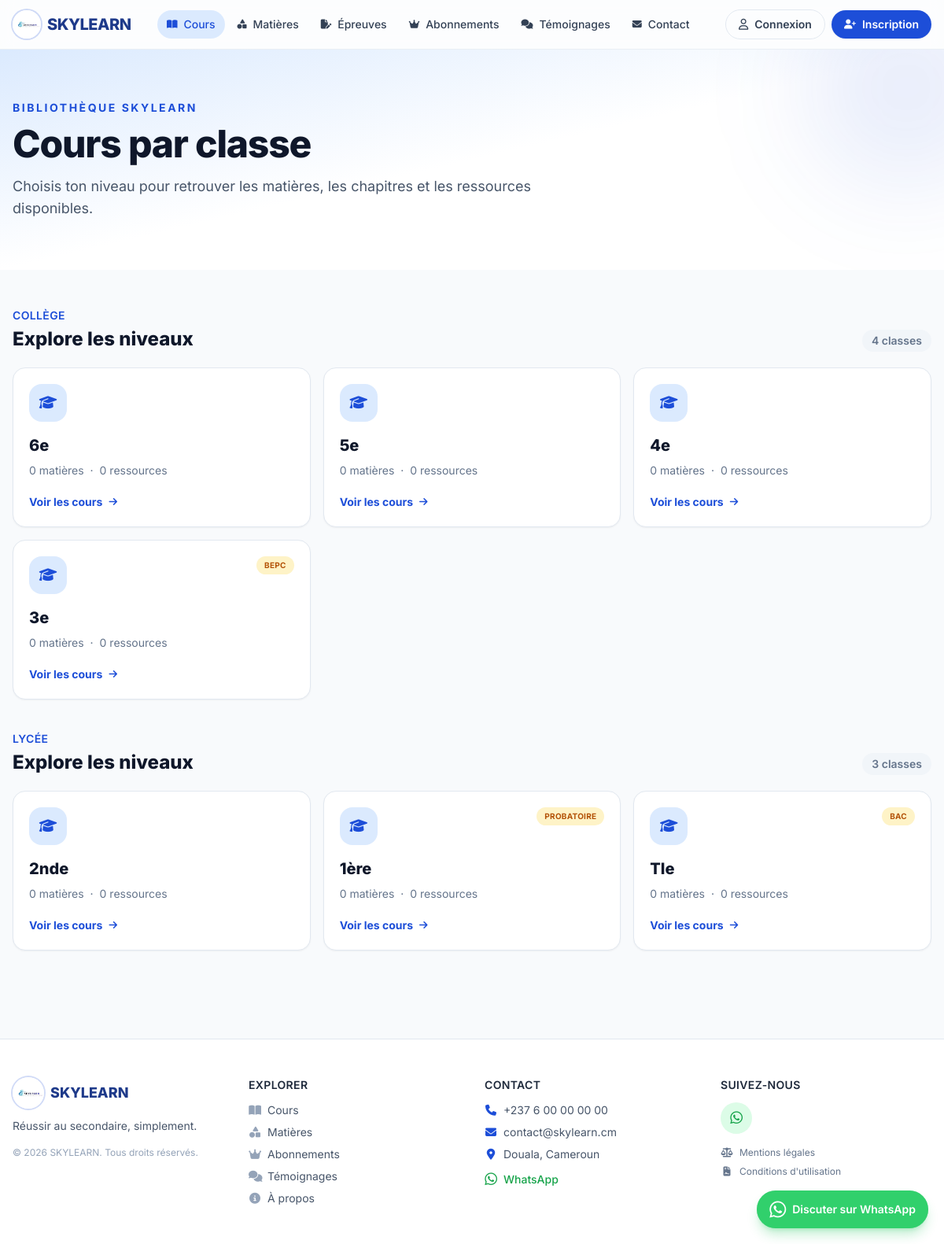
Screenshot of /courses with the database file from the repository.
### tables this page shows
CREATE TABLE classes (
  id          SMALLINT UNSIGNED NOT NULL AUTO_INCREMENT,
  name        VARCHAR(40)  NOT NULL,               
  slug        VARCHAR(40)  NOT NULL,
  cycle       ENUM('college','lycee') NOT NULL,
  exam        ENUM('BEPC','PROBATOIRE','BAC') NULL,  
  position    SMALLINT UNSIGNED NOT NULL DEFAULT 0,
  is_active   TINYINT(1)   NOT NULL DEFAULT 1,
  PRIMARY KEY (id),
  UNIQUE KEY uq_classes_slug (slug)
);

### core/Controller.php (called while the page is built, shortened)
<?php
abstract class Controller
{
    protected function render(string $view, array $data = [], string $layout = 'main'): void
    {
        extract($data, EXTR_SKIP);
        require BASE_PATH . "/view/$view.php";
    }
}

### controller/ContentController.php (called while the page is built, shortened)
<?php
class ContentController extends Controller
{
    public function index(): void
    {
        $db = Database::pdo();
        $classes = $db->query(
            "SELECT c.id, c.name, c.slug, c.cycle, c.exam,
                    COUNT(DISTINCT s.id) AS subject_count,
                    COUNT(DISTINCT ch.id) AS chapter_count,
                    COUNT(DISTINCT content.id) AS content_count
             FROM classes c
             LEFT JOIN subjects s ON s.class_id = c.id AND s.is_active = 1
             LEFT JOIN chapters ch ON ch.subject_id = s.id AND ch.is_active = 1
             LEFT JOIN contents content ON content.chapter_id = ch.id AND content.is_published = 1
             WHERE c.is_active = 1
             GROUP BY c.id, c.name, c.slug, c.cycle, c.exam, c.position
             ORDER BY c.position"
        )->fetchAll();
        $this->render('pages/courses', [
            'title'   => 'Cours par classe',
            'classes' => $classes,
        ]);
    }
}

### public/index.php (called while the page is built, shortened)
<?php
require BASE_PATH . '/core/helpers.php';
$config = require BASE_PATH . '/config/app.php';
try {
    $router = new Router();
    $router->dispatch($_SERVER['REQUEST_METHOD'], $_SERVER['REQUEST_URI']);
} catch (Throwable $e) {
    $logMessage = '[' . date('c') . '] ' . $e->getMessage() . "\n" . $e->getTraceAsString() . "\n";
    $logFile = BASE_PATH . '/storage/logs/app.log';
    $logDirectory = dirname($logFile);
    if (is_dir($logDirectory) && is_writable($logDirectory)
        && (!file_exists($logFile) || is_writable($logFile))) {
        error_log($logMessage, 3, $logFile);
    } else {
        error_log($logMessage);
    }
    http_response_code(500);
    if ($config['debug']) {
        echo '<pre>' . e($e->getMessage() . "\n" . $e->getTraceAsString()) . '</pre>';
    } else {
        require BASE_PATH . '/view/errors/500.php';
    }
}

### core/helpers.php (called while the page is built, shortened)
<?php
function e(?string $value): string
{
    return htmlspecialchars((string) $value, ENT_QUOTES | ENT_SUBSTITUTE, 'UTF-8');
}
function app_base_path(): string
{
    $documentRoot = realpath($_SERVER['DOCUMENT_ROOT'] ?? '');
    $appRoot = realpath(BASE_PATH);
    $documentRoot = rtrim(str_replace('\\', '/', $documentRoot), '/');
    $appRoot = str_replace('\\', '/', $appRoot);
    if ($appRoot === $documentRoot || !str_starts_with($appRoot, $documentRoot . '/')) {
        return '';
    }
    return '/' . trim(substr($appRoot, strlen($documentRoot)), '/');
}
function url(string $path = ''): string
{
    return app_base_path() . '/' . ltrim($path, '/');
}

### view/pages/courses.php (the view, shortened to what this page needs)
<section class="relative overflow-hidden bg-gradient-to-br from-brand-light via-white to-white">
    <div class="pointer-events-none absolute -right-20 -top-20 h-64 w-64 rounded-full bg-brand/10 blur-3xl"></div>
    <div class="relative mx-auto max-w-7xl px-4 py-14 sm:py-16">
        <p class="text-sm font-bold uppercase tracking-[0.18em] text-brand">Bibliothèque SKYLEARN</p>
        <h1 class="mt-3 text-4xl font-extrabold tracking-tight text-slate-900 sm:text-5xl">Cours par classe</h1>
        <p class="mt-4 max-w-2xl text-lg leading-7 text-slate-600">
            Choisis ton niveau pour retrouver les matières, les chapitres et les ressources disponibles.
        </p>
    </div>
</section>
<section class="mx-auto max-w-7xl px-4 py-12">
    <?php if (empty($classes)): ?>
        <div class="rounded-3xl border border-slate-200 bg-white p-10 text-center shadow-sm">
            <i class="fa-regular fa-folder-open text-4xl text-slate-300" aria-hidden="true"></i>
            <h2 class="mt-4 text-xl font-bold text-slate-900">Aucune classe disponible</h2>
            <p class="mt-2 text-slate-600">Les cours seront publiés ici dès qu’ils seront prêts.</p>
        </div>
    <?php else: ?>
        <?php foreach (['college' => 'Collège', 'lycee' => 'Lycée'] as $cycle => $cycleLabel):
            $cycleClasses = array_values(array_filter($classes, static fn(array $class): bool => $class['cycle'] === $cycle));
        ?>
            <div class="mb-10 last:mb-0">
                <div class="mb-5 flex items-end justify-between gap-4">
                    <div>
                        <p class="text-sm font-semibold uppercase tracking-wide text-brand"><?= e($cycleLabel) ?></p>
                        <h2 class="mt-1 text-2xl font-extrabold text-slate-900">Explore les niveaux</h2>
                    </div>
                    <span class="hidden rounded-full bg-slate-100 px-3 py-1 text-sm font-semibold text-slate-500 sm:inline-flex">
                        <?= count($cycleClasses) ?> classe<?= count($cycleClasses) > 1 ? 's' : '' ?>
                    </span>
                </div>
                <div class="grid gap-4 sm:grid-cols-2 lg:grid-cols-3 xl:grid-cols-4">
                    <?php foreach ($cycleClasses as $class): ?>
                        <a href="<?= e(url('courses/' . rawurlencode((string) $class['slug']))) ?>"
                           class="group rounded-2xl border border-slate-200 bg-white p-5 shadow-sm transition hover:-translate-y-1 hover:border-brand hover:shadow-lg">
                            <div class="flex items-start justify-between gap-3">
                                <span class="flex h-12 w-12 items-center justify-center rounded-2xl bg-brand-light text-brand transition group-hover:bg-brand group-hover:text-white">
                                    <i class="fa-solid fa-graduation-cap text-lg" aria-hidden="true"></i>
                                </span>
                                <?php if (!empty($class['exam'])): ?>
                                    <span class="rounded-full bg-amber-100 px-2.5 py-1 text-[10px] font-bold uppercase tracking-wide text-amber-700"><?= e($class['exam']) ?></span>
                                <?php endif; ?>
                            </div>
                            <h3 class="mt-4 text-xl font-extrabold text-slate-900 group-hover:text-brand"><?= e($class['name']) ?></h3>
                            <p class="mt-2 text-sm text-slate-500">
                                <?= (int) $class['subject_count'] ?> matière<?= (int) $class['subject_count'] !== 1 ? 's' : '' ?>
                                <span class="mx-1">·</span>
                                <?= (int) $class['content_count'] ?> ressource<?= (int) $class['content_count'] !== 1 ? 's' : '' ?>
                            </p>
                            <span class="mt-5 inline-flex items-center gap-2 text-sm font-bold text-brand">
                                Voir les cours <i class="fa-solid fa-arrow-right text-xs transition group-hover:translate-x-1" aria-hidden="true"></i>
                            </span>
                        </a>
                    <?php endforeach; ?>
                </div>
            </div>
        <?php endforeach; ?>
    <?php endif; ?>
</section>

### core/Router.php (shortened to what this page needs)
<?php
final class Router
{
    private array $routes = [];
    private function add(string $method, string $path, string $handler, array $middleware): void
    {
        $this->routes[] = compact('method', 'path', 'handler', 'middleware');
    }
    public function dispatch(string $method, string $uri): void
    {
        $path = '/' . trim(parse_url($uri, PHP_URL_PATH) ?: '/', '/');
        foreach ($this->routes as $route) {
            $regex = '#^' . preg_replace('#\{(\w+)\}#', '(?P<$1>[^/]+)', $route['path']) . '$#';
            if (!preg_match($regex, $path, $matches)) {
                continue;
            }
            $params = array_values(array_filter($matches, 'is_string', ARRAY_FILTER_USE_KEY));
            [$class, $action] = explode('@', $route['handler']);
            (new $class())->$action(...$params);
            return;
        }
    }
}

### rows the page displays
classes: name "6e", subject_count "0", content_count "0"
classes: name "5e", subject_count "0", content_count "0"
classes: name "4e", subject_count "0", content_count "0"
classes: exam "BEPC", name "3e", subject_count "0", content_count "0"
classes: name "2nde", subject_count "0", content_count "0"
classes: exam "PROBATOIRE", name "1ère", subject_count "0", content_count "0"
classes: exam "BAC", name "Tle", subject_count "0", content_count "0"

### other values shown
$siteName "SKYLEARN"
$label "Cours"
$label "Matières"
$label "Épreuves"
$label "Abonnements"
$label "Témoignages"
$label "Contact"
$cycleLabel "COLLÈGE"
count($cycleClasses) "4"
$cycleLabel "LYCÉE"
count($cycleClasses) "3"
$slogan "Réussir au secondaire, simplement."
$label "À propos"
$phone "+237 6 00 00 00 00"
$email "contact@skylearn.cm"
